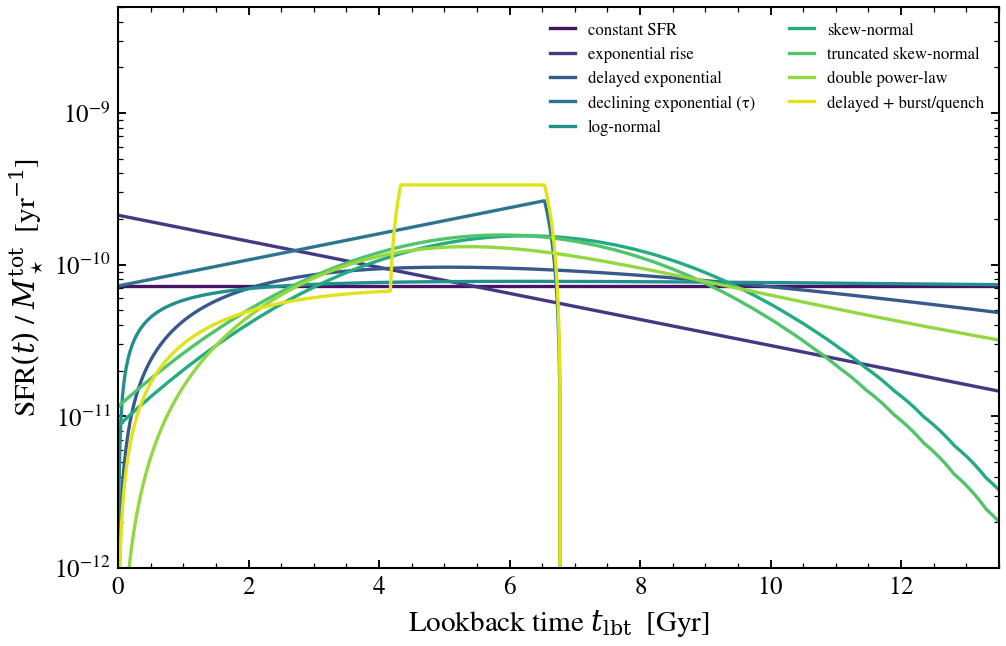

This chart was generated by the following Python code:
"""
Parametric SFH form atlas
==========================

Each parametric SFH in tengri encodes a different prior on when a galaxy
forms its stars. We overlay the SFR(t) shape of nine production-status
forms at their default parameter values, all integrated to the same
total stellar mass, so the differences are entirely in the *shape* —
not the normalization.

Forms shown:
- ``const``, ``exp``, ``dexp``, ``tau``           — single-parameter classics
- ``lnorm``, ``snorm``, ``tsnorm``                — peaked smooth families
- ``dpl``                                          — Carnall+2018 double power-law
- ``delayed_bq``                                   — Ciesla+ delayed + late burst/quench

Pick a form by matching the data you have: ``tau`` for a single color,
``dpl`` for broadband UV-NIR, ``tsnorm`` for spectroscopy with the
4000 Å break, ``delayed_bq`` for post-starburst signatures, the
non-parametric forms (``continuity``, ``dirichlet``, ``dense_basis``)
when the data resolve > 5 SFR-bins.
"""

import os

os.environ["TF_CPP_MIN_LOG_LEVEL"] = "2"  # suppress XLA/PjRt C++ INFO+WARNING logs

import warnings

import jax
import matplotlib.pyplot as plt
import numpy as np

import tengri
from tengri.analysis.plotting import setup_style

setup_style()
warnings.filterwarnings("ignore", message=".*BakedInBackend.*")

FORMS = [
    ("const", "constant SFR"),
    ("exp", "exponential rise"),
    ("dexp", "delayed exponential"),
    ("exp", "declining exponential (τ)"),
    ("lnorm", "log-normal"),
    ("snorm", "skew-normal"),
    ("tsnorm", "truncated skew-normal"),
    ("dpl", "double power-law"),
    ("delayed_bq", "delayed + burst/quench"),
]
COLORS = plt.cm.viridis(np.linspace(0.05, 0.95, len(FORMS)))

ssp = tengri.load_ssp()
fig, ax = plt.subplots(figsize=(7.0, 4.6))

for (form, label), color in zip(FORMS, COLORS):
    model = tengri.SEDModel.build(
        ssp,
        sfh={"type": form, "all_params": tengri.FIXED},
        dust={"type": "two_component", "all_params": tengri.FIXED},
        redshift=tengri.Fixed(0.0),
    )
    p = dict(model.spec.sample(jax.random.PRNGKey(0)))
    sfh = model.predict_sfh(p)
    t_gyr = np.asarray(sfh["t_gyr"])
    sfr = np.asarray(sfh["sfr_mean"])
    if sfr.sum() > 0:
        mass = np.trapezoid(sfr, t_gyr * 1.0e9)
        sfr = sfr / mass if mass > 0 else sfr
    ax.plot(t_gyr, sfr, color=color, lw=1.6, label=label)

ax.set(
    xlabel=r"Lookback time $t_{\rm lbt}$  [Gyr]",
    ylabel=r"SFR$(t)$ / $M_\star^{\rm tot}$  [yr$^{-1}$]",
    yscale="log",
    xlim=(0.0, 13.5),
    ylim=(1e-12, 5e-9),
)
ax.legend(frameon=False, fontsize=8, loc="upper right", ncol=2)

fig.tight_layout()
plt.savefig("plot_sfh_form_compare.png", dpi=150, bbox_inches="tight")
